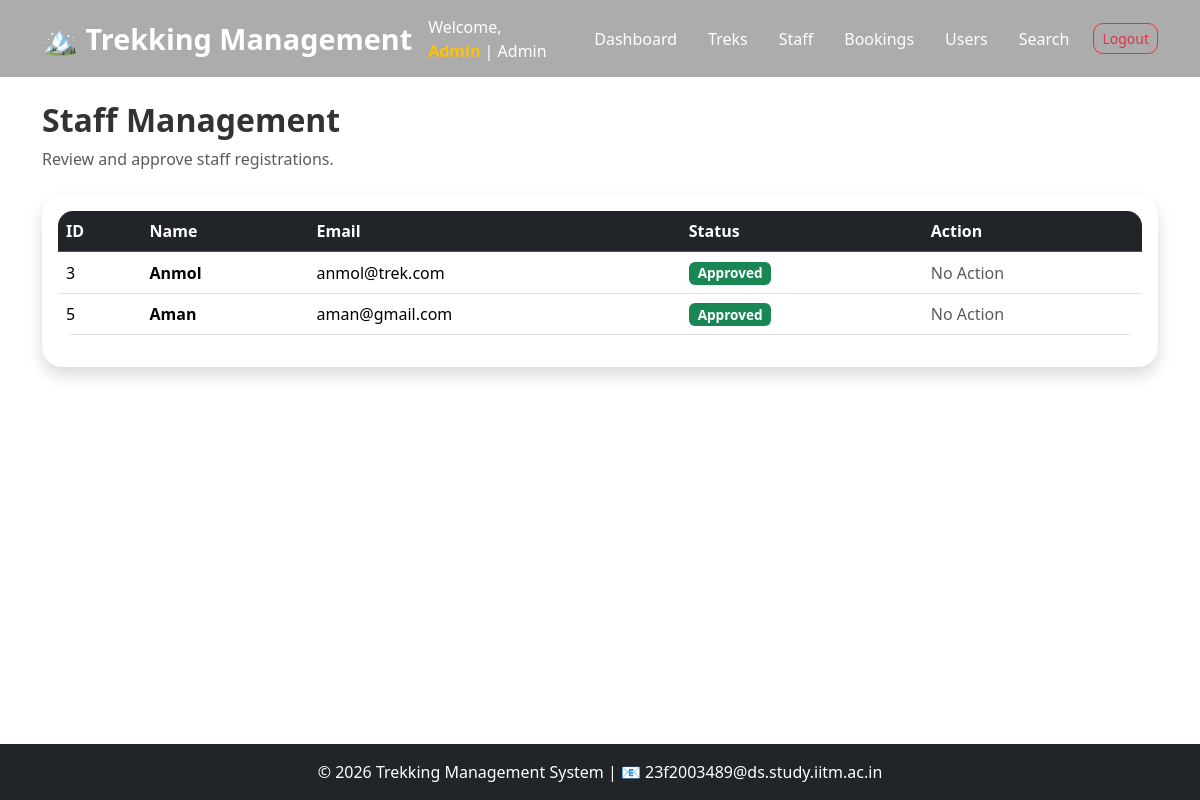
The app's page /admin/staff (signed in) with its own data.
### models.py (models this page shows)
class User(UserMixin,db.Model):
    id=db.Column(db.Integer, primary_key=True)
    name=db.Column(db.String(100), nullable=False)
    email=db.Column(db.String(120), unique=True, nullable=False)
    password=db.Column(db.String(255),nullable=False)
    phone=db.Column(db.String(20))
    role=db.Column(db.String(20),nullable=False)
    status=db.Column(db.String(20), default='pending')
    created_at=db.Column(db.DateTime, default=datetime.utcnow)
    bookings=db.relationship('Booking', backref='user',lazy=True)
    assigned_treks=db.relationship('Trek',backref='staff',lazy=True)

### app.py (the view)
@app.route('/admin/staff')
@login_required
def admin_staff():
    if current_user.role !='admin':
        return "Access Denied"
    staff_members=User.query.filter_by(role='staff').all()
    return render_template('admin/staff.html',staff_members=staff_members)

### app.py (called while the page is built)
@login_manager.user_loader
def load_user(user_id):
    return db.session.get(User, int(user_id))

### templates/admin/staff.html (shortened to what this page needs)
{% extends "base.html" %}
{% block content %}
<div class="container py-4">
<div class="mb-4">
    <h2 class="fw-bold">
        Staff Management
    </h2>
    <p class="text-muted">
        Review and approve staff registrations.
    </p>
</div>
<div class="card shadow">
    <div class="card-body">
        <div class="table-responsive">
            <table class="table table-hover align-middle">
                <thead class="table-dark">
                    <tr>
                        <th>ID</th>
                        <th>Name</th>
                        <th>Email</th>
                        <th>Status</th>
                        <th>Action</th>
                    </tr>
                </thead>
                <tbody>
                    {% for staff in staff_members %}
                    <tr>
                        <td>{{ staff.id }}</td>
                        <td>
                            <strong>
                                {{ staff.name }}
                            </strong>
                        </td>
                        <td>{{ staff.email }}</td>
                        <td>
                            {% if staff.status == 'approved' %}
                                <span class="badge bg-success">
                                    Approved
                                </span>
                            {% elif staff.status == 'pending' %}
                                <span class="badge bg-warning text-dark">
                                    Pending
                                </span>
                            {% elif staff.status == 'blacklisted' %}
                                <span class="badge bg-danger">
                                    Blacklisted
                                </span>
                            {% endif %}
                        </td>
                        <td>
                            {% if staff.status == 'pending' %}
                                <a href="/approve-staff/{{ staff.id }}"
                                   class="btn btn-success btn-sm">
                                    Approve
                                </a>
                            {% else %}
                                <span class="text-muted">
                                    No Action
                                </span>
                            {% endif %}
                        </td>
                    </tr>
                    {% endfor %}
                </tbody>
            </table>
        </div>
    </div>
</div>
</div>
{% endblock %}

### templates/base.html (shortened to what this page needs)
<!DOCTYPE html>
<html lang="en">
<head>
    <link href="https://cdn.jsdelivr.net/npm/bootstrap@5.3.3/dist/css/bootstrap.min.css"
          rel="stylesheet">
    <link rel="stylesheet"
          href="https://cdn.jsdelivr.net/npm/bootstrap-icons@1.11.3/font/bootstrap-icons.min.css">
    <link rel="stylesheet"
          href="{{ url_for('static', filename='css/style.css') }}">
</head>
<body class="d-flex flex-column min-vh-100">
<nav class="navbar navbar-expand-lg navbar-dark fixed-top custom-navbar">
    <div class="container">
        <a class="navbar-brand fw-bold" href="/">
            🏔️ Trekking Management
        </a>
        <div class="collapse navbar-collapse"
             id="navbarNav">
            <ul class="navbar-nav ms-auto align-items-lg-center">
                {% if current_user.is_authenticated %}
                    <li class="nav-item me-3">
                        <span class="navbar-text">
                            Welcome,
                            <strong class="text-warning">
                            </strong>
                            |
                            {{ current_user.role|title }}
                        </span>
                    </li>
                    {% if current_user.role == 'admin' %}
                        <li class="nav-item">
                            <a class="nav-link" href="/admin-dashboard">
                                Dashboard
                            </a>
                        </li>
                        <li class="nav-item">
                            <a class="nav-link" href="/admin-treks">
                                Treks
                            </a>
                        </li>
                        <li class="nav-item">
                            <a class="nav-link" href="/admin/staff">
                                Staff
                            </a>
                        </li>
                        <li class="nav-item">
                            <a class="nav-link" href="/admin/bookings">
                                Bookings
                            </a>
                        </li>
                        <li class="nav-item">
                            <a class="nav-link" href="/admin/users">
                                Users
                            </a>
                        </li>
                        <li class="nav-item">
                            <a class="nav-link" href="/admin/search">
                                Search
                            </a>
                        </li>
                        <li class="nav-item ms-lg-3">
                            <a class="btn btn-outline-danger btn-sm"
                               href="/logout">
                                Logout
                            </a>
                        </li>
                    {% endif %}
                {% endif %}
            </ul>
        </div>
    </div>
</nav>
<main class="flex-grow-1 page-content">
    {% block content %}
    {% endblock %}
</main>
<footer class="bg-dark text-white text-center py-3 mt-auto">
    <div class="container">
        <p class="mb-0">
            © 2026 Trekking Management System
            |
            📧 23f2003489@ds.study.iitm.ac.in
        </p>
    </div>
</footer>
</body>
</html>

### static/css/style.css (style rules this page uses)
html, body { height:100%; }
body { background:#ffffff; font-family:'Segoe UI',Tahoma,Geneva,Verdana,sans-serif; color:#333; overflow-x:hidden; }
.custom-navbar { background:rgba(18,18,18,.35); backdrop-filter:blur(15px); -webkit-backdrop-filter:blur(15px); transition:.4s; padding:12px 0; }
.custom-navbar .navbar-brand { font-size:1.8rem; font-weight:700; color:#fff !important; }
.custom-navbar .nav-link { color:#fff !important; font-weight:500; margin-left:15px; transition:.3s; }
.navbar-text { color:#fff !important; }
.btn { border-radius:10px; transition:.3s; }
.card { border:none; border-radius:20px; overflow:hidden; box-shadow:0 10px 30px rgba(0,0,0,.08); transition:.35s; }
footer { background:#111; color:white; padding:20px; }
.page-content { padding-top:77px; }
.custom-navbar { min-height:75px; }
.table td, .table th { vertical-align: middle; }
.badge { font-size: 0.85rem; }
.btn { transition: all 0.3s ease; }
.table { background: white; border-radius: 15px; overflow: hidden; }

### records on screen
User: role "Admin"
User: id "3", name "Anmol", email "anmol@trek.com", status "Approved"
User: id "5", name "Aman", email "aman@gmail.com", status "Approved"
